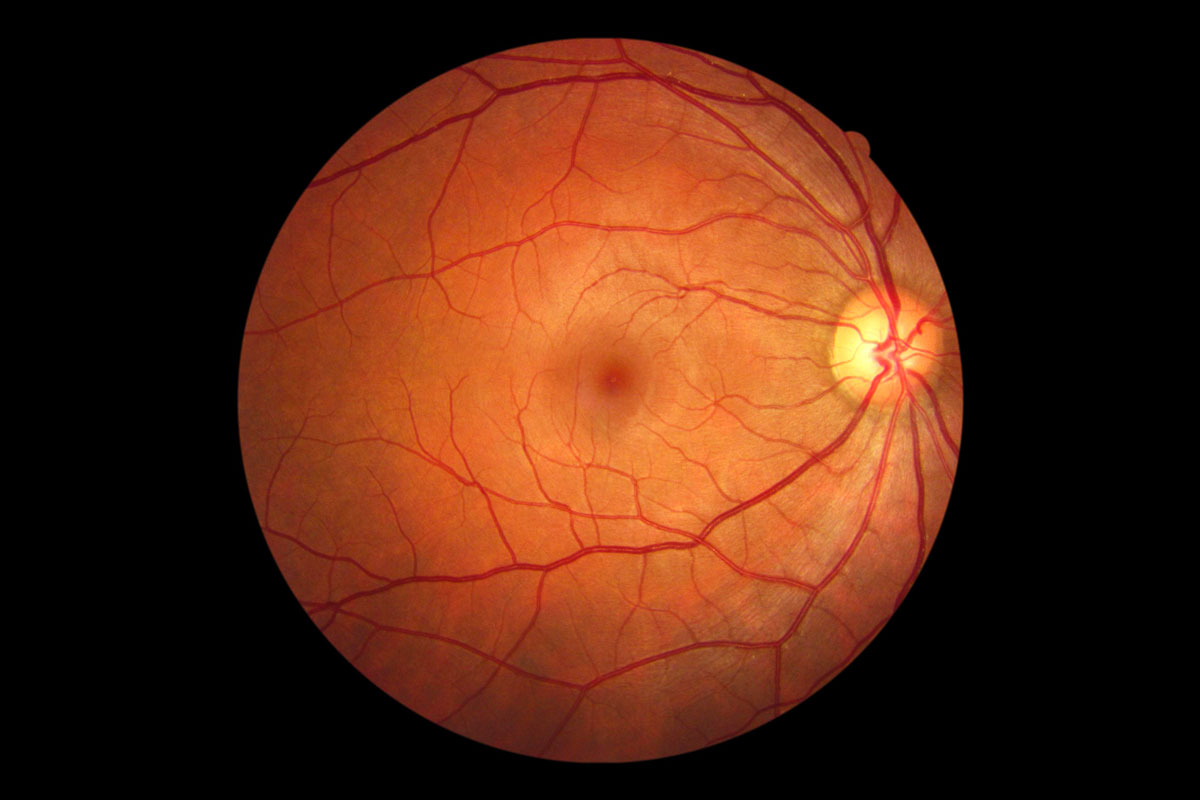
#> input picture notebooks/Duy/infer_images/25046-retinal-imaging.jpg, 1200 x 800 px
$ python -i utils.py   (imports and definitions only)
#> lines starting #> are read from the running program, lines starting #| are printed output that depends on the picture
#> further down, picture is the input picture: shape (800, 1200, 3); mean B, G, R 17.5, 36.5, 79.8
import cv2
import numpy as np
import torch
import math
import torch.nn.functional as F
import inspect
def sobel_transform(image):
    blur_img=cv2.GaussianBlur(image,(5,5),1)
    sb_x =np.abs(cv2.Sobel(blur_img,-1,1,0))
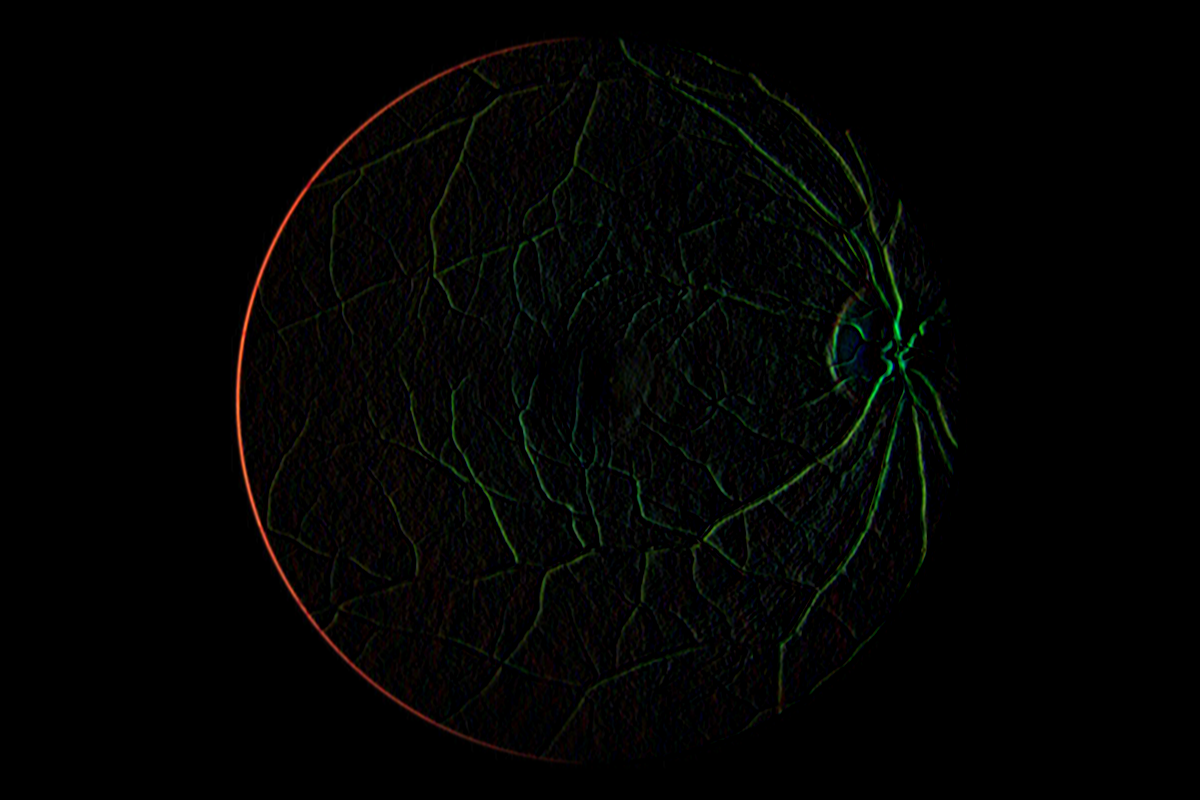
#> sb_x: shape (800, 1200, 3); mean B, G, R 2.3, 3.3, 2.8
    sb_y =np.abs(cv2.Sobel(blur_img,-1,0,1))
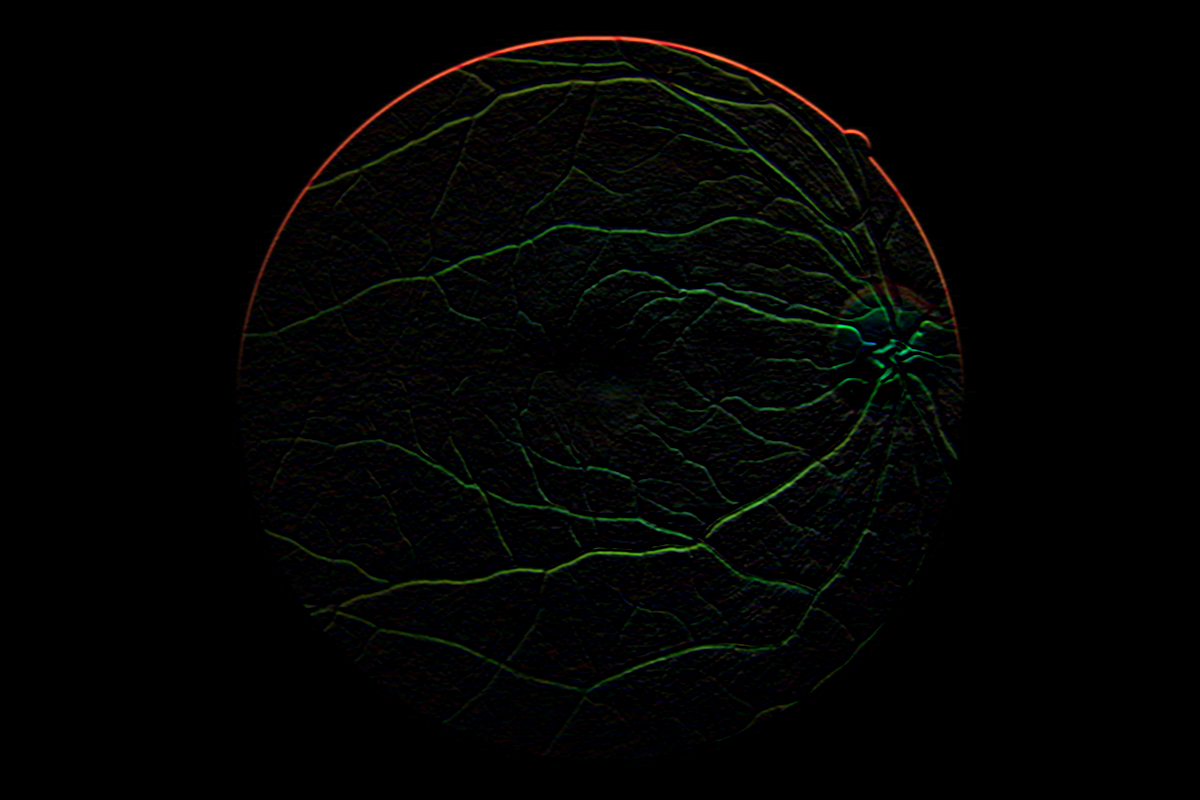
#> sb_y: shape (800, 1200, 3); mean B, G, R 2.4, 3.6, 2.9
    sb = (sb_x+sb_y)/2
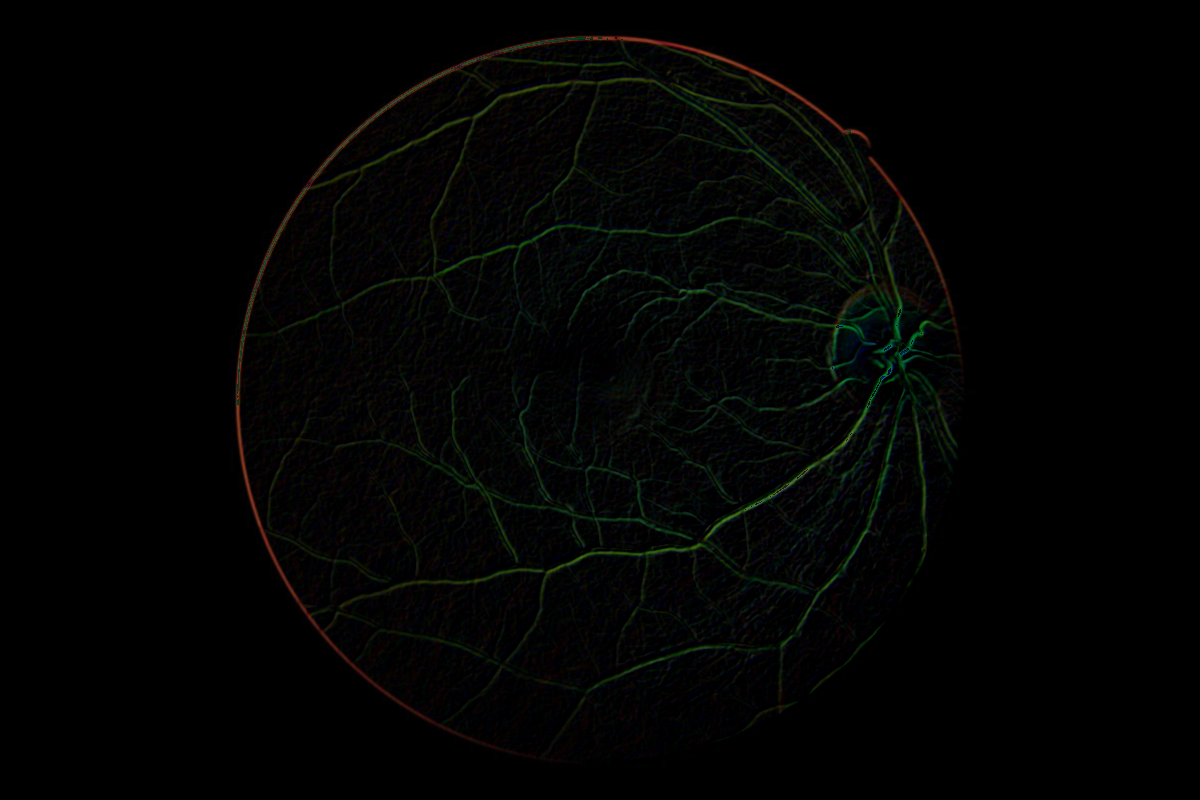
#> sb: shape (800, 1200, 3) float64; mean B, G, R 2.4, 3.4, 2.7
    return sb

def apply_gamma_correction(image, gamma=1.0):
    image_normalized = image / 255.0
    gamma_corrected = np.power(image_normalized, gamma)
    gamma_corrected = np.uint8(gamma_corrected * 255)

    return gamma_corrected

def preprocessing_img(path):
    img=cv2.imread(path,0)
    clahe = cv2.createCLAHE(clipLimit=11)
    clahe_img = clahe.apply(img)
    out = apply_gamma_correction(clahe_img,0.55)
    return cv2.cvtColor(np.array(out).astype(np.uint8),
                        cv2.COLOR_GRAY2RGB)

def get_small_vessel(mask,kernel=7):
    if type(mask) is not torch.Tensor:
        mask = torch.tensor(mask)
    mask = mask.type(torch.float32)
    if len(mask.shape) == 2:
        mask = mask.unsqueeze(0)
    floor = math.floor((kernel-1)/2)
    ceil = math.ceil((kernel-1)/2)
    pad_mask = F.pad(mask,(floor,ceil,floor,ceil))
    mean_filter = F.conv2d(pad_mask,torch.ones(1,1,kernel,kernel)/(kernel**2)).squeeze()
    mask=mask.squeeze()
    return torch.where(mean_filter<0.5,1.,0.)*mask

def compute_enahnce_img(img,mask,kernel=7):
    cp_img = img.clone().detach()
    small_vessel = get_small_vessel(mask,kernel)
    fill_value  = torch.sum((mask-small_vessel)*cp_img)/(torch.sum((mask-small_vessel))*3)
    return cp_img*(1-small_vessel) + small_vessel*fill_value

def check_model_forward_args(model):
    forward_fn = model.forward
    sig = inspect.signature(forward_fn)

    num_params = len(sig.parameters) - 1
    return num_params


>>> import cv2
>>> picture = cv2.imread('notebooks/Duy/infer_images/25046-retinal-imaging.jpg')
>>> result = sobel_transform(picture)
